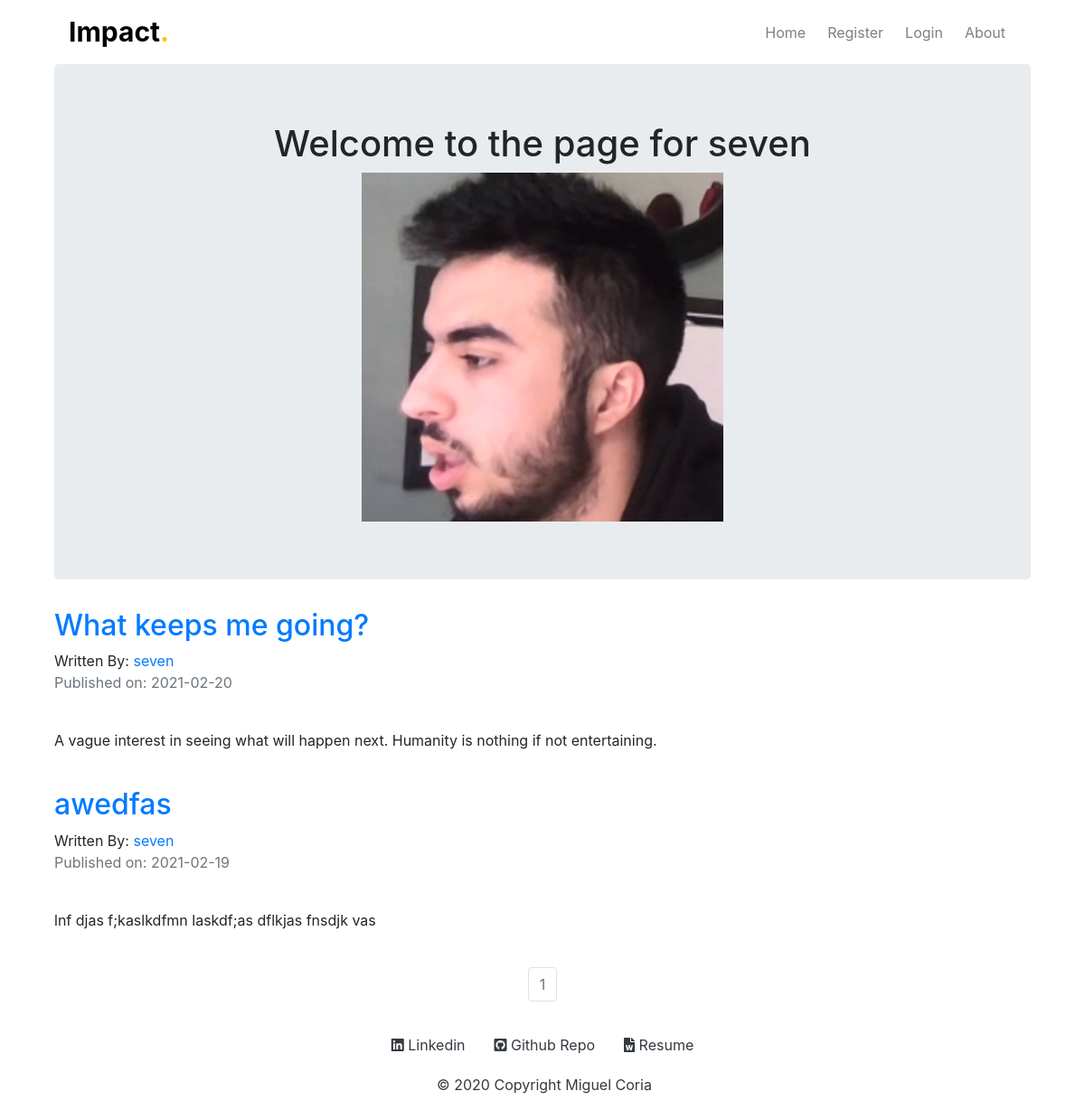
The app's page /seven, older data.
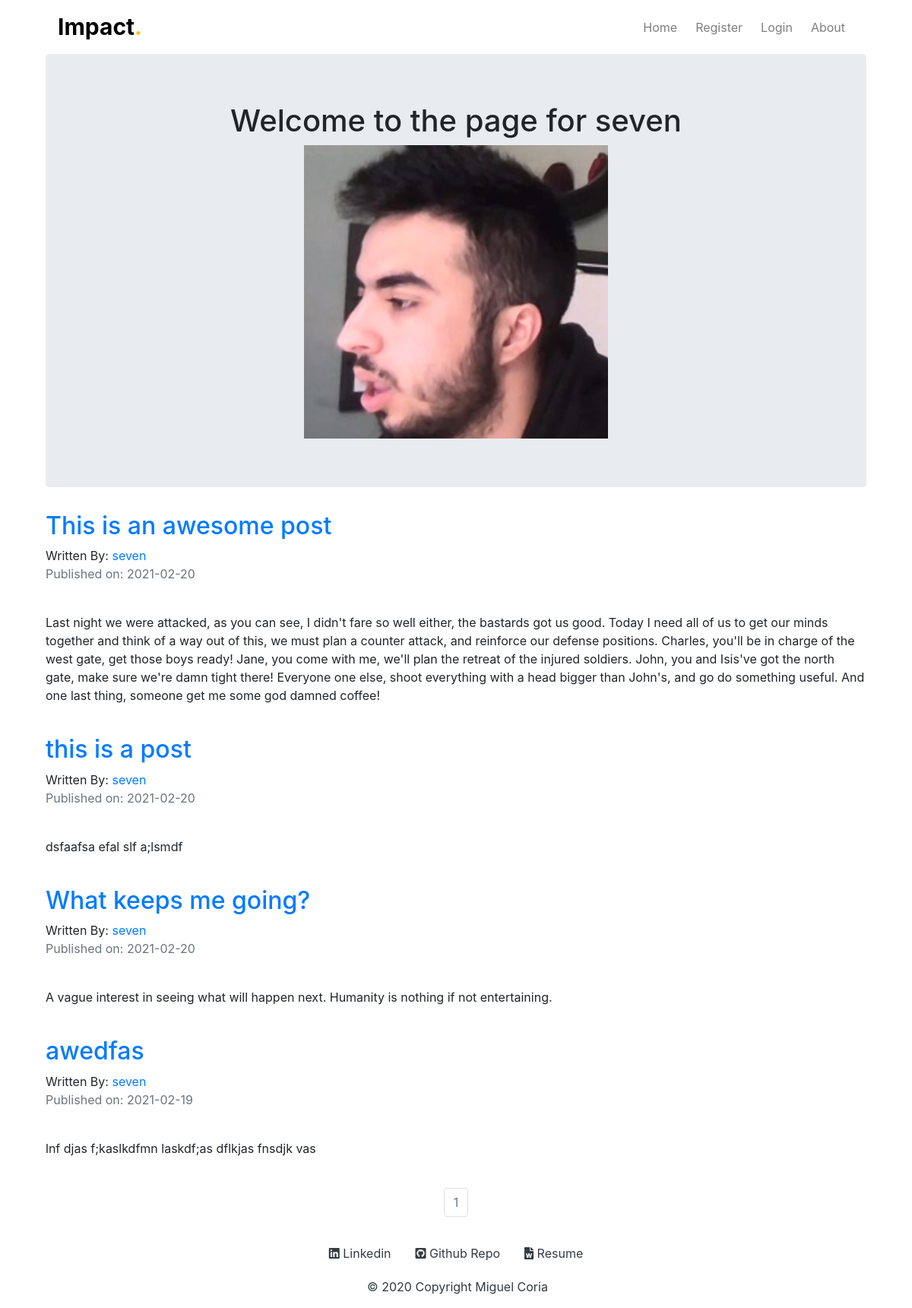
The same page, newer data.
### impact/models.py (models this page shows, shortened)
class User(db.Model,UserMixin):
    __tablename__ = 'users'
    id = db.Column(db.Integer, primary_key=True)
    profile_image = db.Column(db.String(64), nullable=False, default='default_profile.png')
    email = db.Column(db.String(64), unique=True, index=True)
    username = db.Column(db.String(64), unique=True, index=True)
    password_hash = db.Column(db.String(128))
    posts = db.relationship("Post", backref="author", lazy=True)

class Post(db.Model):
    users = db.relationship(User)
    id = db.Column(db.Integer, primary_key=True)
    user_id = db.Column(db.Integer, db.ForeignKey('users.id'), nullable=False)
    date = db.Column(db.DateTime, nullable=False, default=datetime.utcnow)
    title = db.Column(db.String(140), nullable=False)
    text = db.Column(db.Text, nullable=False)

### impact/users/views.py (the view)
@users.route("/<username>")
def user_posts(username):
    page = request.args.get('page', 1, type=int)
    user = User.query.filter_by(username=username).first_or_404()
    posts = Post.query.filter_by(author=user).order_by(Post.date.desc()).paginate(page=page, per_page=5)
    return render_template('user_posts.html', posts=posts, user=user)

### impact/templates/user_posts.html
{% extends "base.html" %}
{% block content %}
<div class="container">
  <div class="jumbotron">
    <div align='center'>
      <h1>Welcome to the page for {{user.username}}</h1>
      <img src="{{url_for('static',filename='profile_pics/'+user.profile_image)}}" >
    </div>
  </div>
{% for post in posts.items  %}
  <h2> <a href="{{url_for('blog_post.blog_post',blog_post_id=post.id)}}">{{post.title}}</a> </h2>
  Written By: <a href="{{url_for('users.user_posts',username=post.author.username)}}">{{post.author.username}}</a>
  <p class='text-muted'>Published on: {{post.date.strftime("%Y-%m-%d")}}</p>
   <br>
   <p>{{post.text}}</p>
   <br>
{% endfor %}
</div>
<nav aria-label='Page Navigation example'>
<ul class="pagination justify-content-center">
    {% for page_num in posts.iter_pages(left_edge=1,right_edge=1,left_current=1,right_current=2)  %}
      {% if posts.page == page_num %}
      <li class='page-item disabled'>
        <a class="page-link" href="{{url_for('users.user_posts',username=user.username,page=page_num)}}">{{ page_num}}</a>
      </li>
      {% else %}
      <li class='page-item'>
        <a class="page-link" href="{{url_for('users.user_posts',username=user.username,page=page_num)}}">{{ page_num}}</a>
      </li>
      {% endif %}
    {% endfor %}
  </ul>
</nav>
{% endblock %}

### impact/templates/base.html (shortened to what this page needs)
<!DOCTYPE html>
<html lang="en">
<head>
    <link rel="stylesheet" href="https://use.fontawesome.com/releases/v5.15.2/css/all.css"
>
    <link rel="stylesheet" href="https://maxcdn.bootstrapcdn.com/bootstrap/4.0.0/css/bootstrap.min.css"
>
    <link rel="stylesheet" type="text/css" href="{{ url_for('static',filename='styles/main.css') }}">
</head>
<body style="background-color: #ffffff;">
    <div class="container" style="background-color: #ffffff;">
    <nav class="navbar navbar-expand-lg navbar-light" style="background-color: #ffffff;">
        <div class="container-fluid">
            <a class="navbar-brand font-weight-bold logo-text" href="/" style="color: #000000;" >Impact<span class="text-warning">.</span></a>
            <div class="collapse navbar-collapse" id="navbarSupportedContent">
                <ul class="navbar-nav ml-auto mb-2 mb-lg-0 ">
                    <li class="nav-item p-1" >
                        <a class="nav-link" href="{{url_for('core.index')}}">Home</a>
                    </li>
                    {% if current_user.is_authenticated %}
                    <li class="nav-item p-1">
                        <a class="nav-link" href="{{ url_for('users.account')}}" >Account</a>
                    </li>
                    <li class="nav-item p-1">
                        <a class="nav-link" href="{{ url_for('blog_post.create_post')}}" >Create Post</a>
                    </li>
                    <li class="nav-item p-1">
                        <a class="nav-link" href="{{url_for('core.about')}}">About</a>
                    </li>
                    <li class="nav-item p-1">
                        <a class="nav-link" href="{{ url_for('users.logout')}}" >Logout</a>
                    </li>
                    {% else %}
                    <li class="nav-item p-1">
                        <a class="nav-link" href="{{ url_for('users.register')}}" >Register</a>
                    </li>
                    <li class="nav-item p-1">
                        <a class="nav-link" href="{{ url_for('users.login')}}" >Login</a>
                    </li>
                    <li class="nav-item p-1">
                        <a class="nav-link" href="{{url_for('core.about')}}">About</a>
                    </li>
                    {% endif %}
                </ul>
            </div>
        </div>
    </nav>
    </div>
    <div class="container">
        {% block content %}
        {% endblock%}
    </div>
    <footer class="text-center text-lg-start container fluid ">
        <div class="d-flex justify-content-center p-1" style="background-color: #ffffff;">
            <a class="text-dark m-3" target="_blank" href="https://www.linkedin.com/in/miguel-coria-273888130/"><i class="fab fa-linkedin"></i> Linkedin</a>
            <a class="text-dark m-3" target="_blank" href="https://github.com/miguelcoria94"><i class="fab fa-github-square"></i> Github Repo</a>
            <a class="text-dark m-3" target="_blank" href="https://docs.google.com/document/d/16_YpkY8Qy2cX0o2C9MWXYYrV6i9SFTaa2LbqC3lco7s/edit"><i class="fas fa-file-word"></i> Resume</a>
        </div>
        <p class="text-dark pl-1 text-center" href="https://mcoria.com/">© 2020 Copyright Miguel Coria</p>
    </footer>
</body>
</html>

### impact/static/styles/main.css (style rules this page uses)
.logo-text { font-size: 30px !important; }

Row changes from the older to the newer data that the page shows:
added Post: title "This is an awesome post", author.username "seven", date "2021-02-20", text "Last night we were attacked, as you can see, I didn't fare so well either, the bastards got us good. Today I need all of us to get our minds together and think of a way out of this, we must plan a counter attack, and reinforce our defense positions. Charles, you'll be in charge of the west gate, get those boys ready! Jane, you come with me, we'll plan the retreat of the injured soldiers. John, you and Isis've got the north gate, make sure we're damn tight there! Everyone one else, shoot everything with a head bigger than John's, and go do something useful. And one last thing, someone get me some god damned coffee!"
added Post: title "this is a post", author.username "seven", date "2021-02-20", text "dsfaafsa efal slf a;lsmdf"
